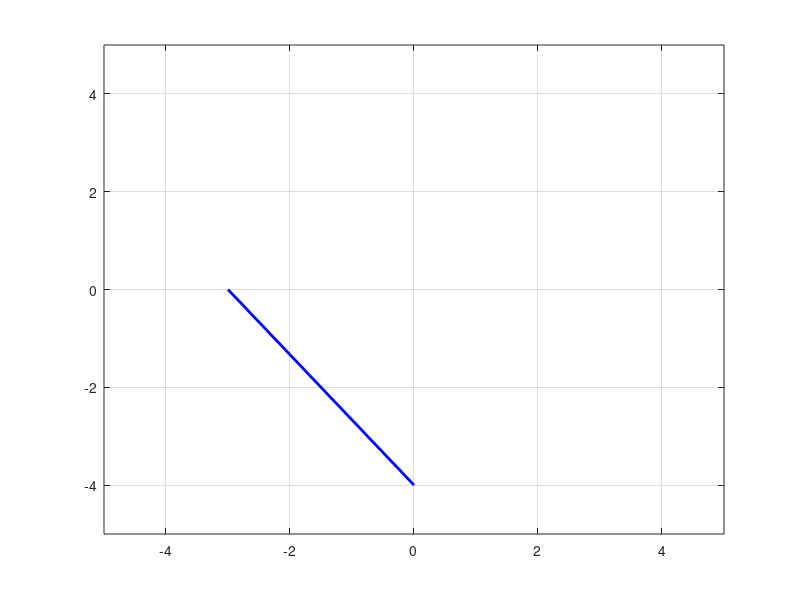
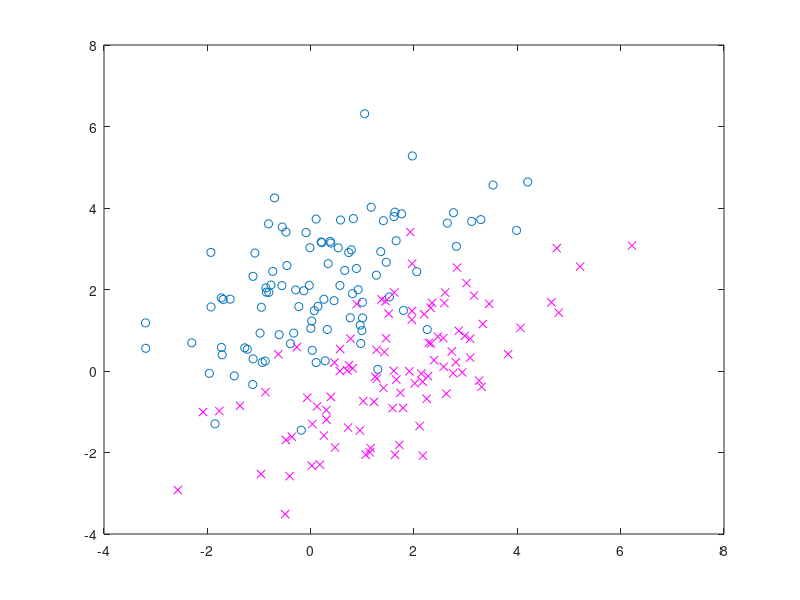

Write MATLAB code to recreate these figures, in order. (Note: this script raises an error after producing the figures.)
%1
% Plot line with points from linear definition 3x + 4y + 12 = 0
hold off;
plot([0 -3], [-4 0], 'b', 'LineWidth', 2);
axis([-5 5 -5 5]);
grid on;

print -depsc f2-1.eps;

%Perpinducalar distance from the origin to the straight line above
pDistance = (-12) / sqrt(3^2 + 4^2);
% => -2.4000

%2
% distinct means for each bi-variate Gaussian density
m1 = [0 2];
m2 = [1.5 0.0];

%Identical covariance matrix
C = [2 1; 1 2];

% Generate two bi-variate Gaussian densities
N = 100;
X = randn(N, 2);
Y = randn(N, 2);

% Use cholesky transformation
X = X * chol(C);
Y = Y * chol(C);

% Shift the mean for each of the columns in the two bi-variate Gaussian
% densities
X1 = X + kron(ones(N, 1), m1);
Y1 = Y + kron(ones(N, 1), m2);

plot(X1(:, 1), X1(:, 2), 'o', Y1(:, 1), Y1(:, 2), 'mx');

print -depsc f2-2.eps;

%3
% Compute the Bayes' optimal class boundary
% Linear classifier denoted by w^t x + b <> 0
w = 2 * C^-1 * transp((m1 - m2));
b = (m1 * C^-1 * transp(m1) - m2 * C^-1 * transp(m2));

xIntercept = -b / w(2, 1);
yIntercept = -b / w(1, 1);

slope = (yIntercept - 0.00) / (0.00 - xIntercept);

% Using y = mx + b for definting new x and y points on the line
xCoord1 = -3.00;
yCoord1 = slope * xCoord1 + yIntercept;

xCoord2 = 4.00;
yCoord2 = slope * xCoord2 + yIntercept;


hold on;
% plot([xIntercept, 0], [0, yIntercept], 'b', 'LineWidth', 2);
plot([xCoord1, xCoord2], [yCoord1, yCoord2], 'b', 'LineWidth', 2);

print -depsc f2-3.eps;

% 4 The Perceptron Learning Algorithm
% X = N by 2 matrix of data
% Place the two by-matrices all in one N by 2 matrix
X2 = [X1', Y1']';
% y classlabels -1 and +1
yClassLabels = [-ones(1, 100), ones(1, 100)];

N1 = 200;
% Include columns of ones for bias term (X3 is our accumulated input matrix of examples)
% X2 is the combination of the two bi-variate Gaussian distributions
X3 = [X2 ones(N1, 1)];

% Separate into training and test sets
ii = randperm(N1);
Xtr = X3(ii(1:N1/2), :);
ytr = yClassLabels(:, ii(1:N1/2));
Xts = X3(ii(N1/2+1: N1), :);
yts = yClassLabels(:, ii(N1/2+1: N1));

% Initialize weights (This is the weight vector we are trying to learn)
w = randn(3, 1);

% Error correcting learning
eta = 0.001;
for iter=1:5000
    j = ceil(rand * N1/2);
    if ( ytr(j) * Xtr(j, :) * w < 0 )
        w = w + (eta * Xtr(j, :)' * ytr(j));
    end
end

% Performance on test data
yhts = Xts * w;
disp([yts' yhts]);

errors = size(find(yts' .* yhts < 0));
percentageErrorRate = 100 * errors(1) / (N1/2);

xInterceptP = -w(3, 1) / w(2, 1);
yInterceptP = -w(3, 1) / w(1, 1);

slopeP = (yInterceptP - 0.00) / (0.00 - xInterceptP);

xCoordP1 = -3.00;
yCoord1 = slopeP * xCoordP1 + yIntercept;

xCoordP2 = 4.00;
yCoordP2 = slopeP * xCoordP2 + yIntercept;

hold on;
% plot([xInterceptP 0], [0 yInterceptP], 'g', 'LineWidth', 2);
plot([xCoordP1 xCoordP2], [yCoord1 yCoordP2], 'g', 'LineWidth', 2);

print -depsc f2-4.eps;
